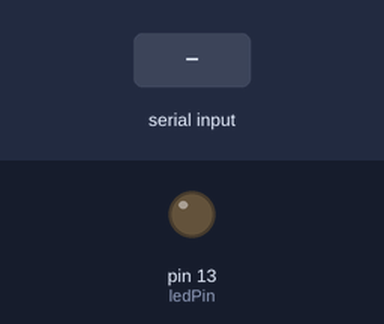
Bench run of a sketch on a simulated Arduino Uno, built with avr-gcc and run on an emulated ATmega328P. Parts: output pins drawn as LEDs (lit = HIGH). The inputs (shaded band) are chosen by the test bench. What the sketch prints to the serial monitor is not drawn.

Above: at 2.0 s.
2.1 s: "0" received over Serial
At 3.4 s:
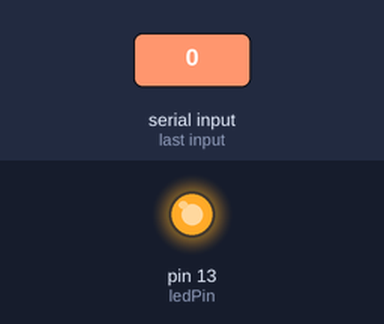
4.5 s: "1" received over Serial
At 6.1 s:
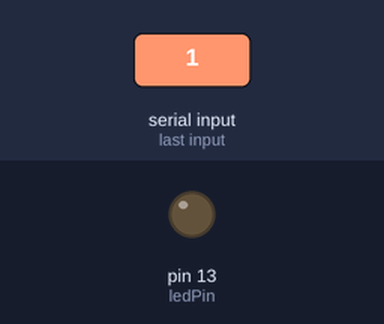
Timing chart, 0 to 7.6 s (numbered marks = the images above; inputs shaded):
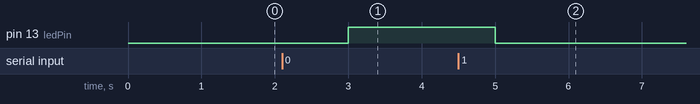

The sketch:

ISS_TEST.ino
```cpp
char sr;
int ledPin = 13;   //il PIN a cui è connesso il LED

// Impostazione del sensore
void setup(){
  Serial.begin(9600);
  pinMode(ledPin, OUTPUT);

  }

void loop(){
  delay(1000);
   sr= (char)Serial.read();
   Serial.write(sr);
     if(sr == '0'){
       digitalWrite(ledPin, HIGH);   //Accendiamo il LED
   }
     if( sr == '1'){
       digitalWrite(ledPin, LOW);  //Si spegne il LED
       }
  }
```

Measured:
- after the input at 2.1 s, pin 13 (ledPin): LOW → HIGH after 0.90 s
- after the input at 4.5 s, pin 13 (ledPin): HIGH → LOW after 0.50 s
